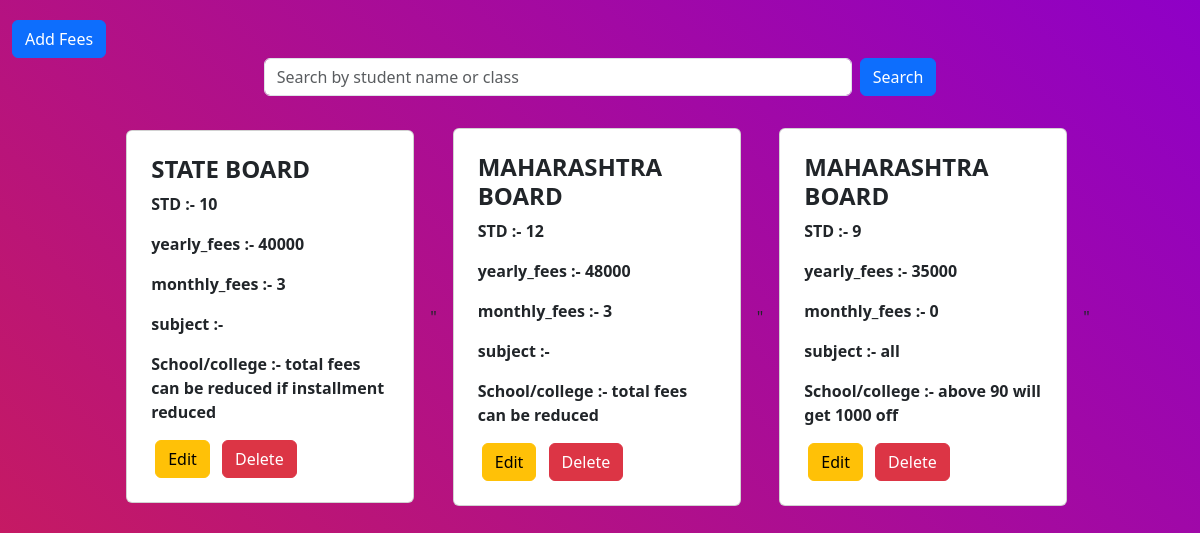
Page /admin_dashboard/fees_chart_crud/fees_chart.php on the earlier database version.
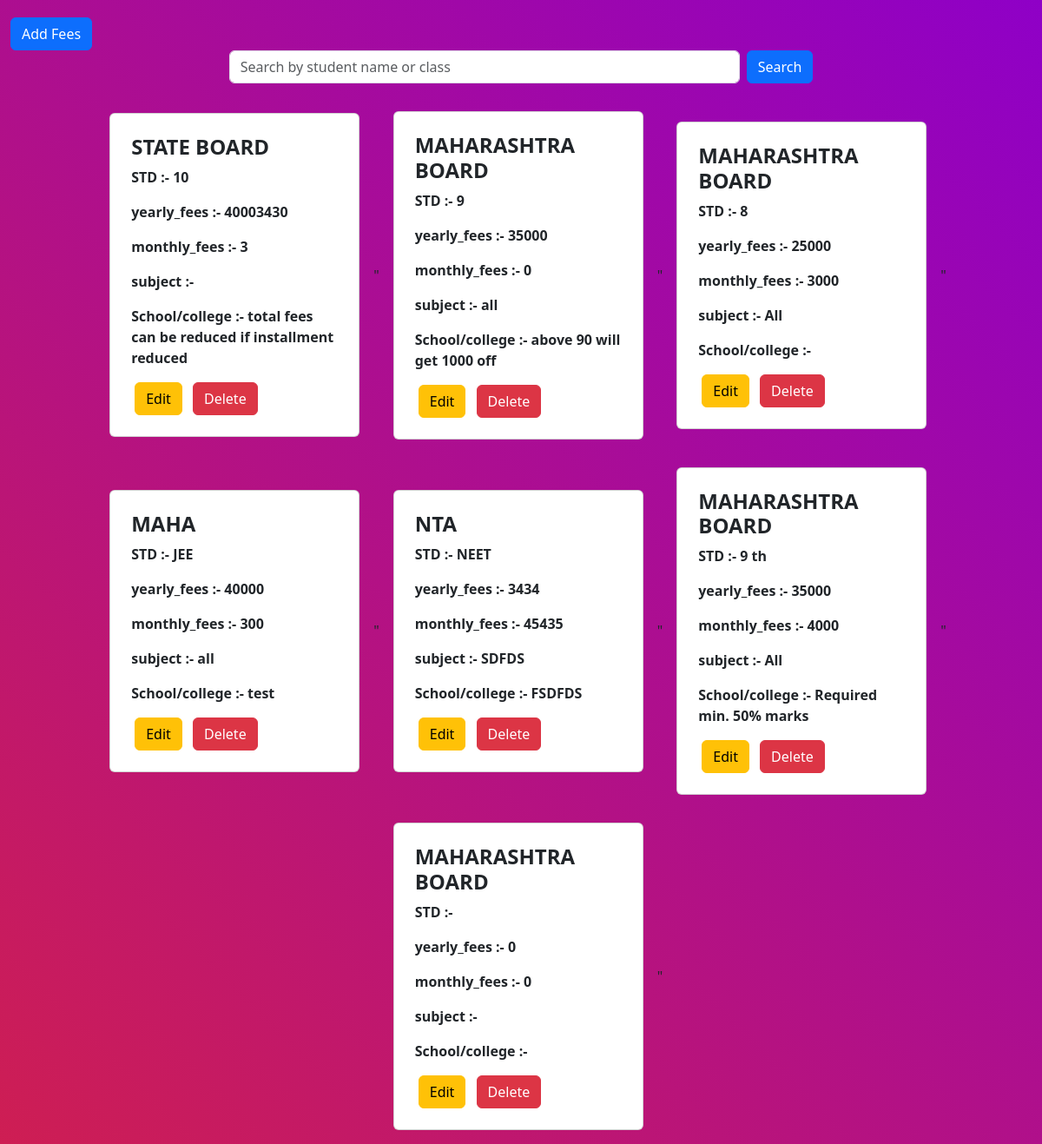
Same page on the later database version.
### tables this page shows
CREATE TABLE `fees_chart` (
  `fc_id` int(11) NOT NULL,
  `board_exam` varchar(50) DEFAULT NULL,
  `std` varchar(50) DEFAULT NULL,
  `yearly_fees` double DEFAULT NULL,
  `monthly_fees` double DEFAULT NULL,
  `remarks` varchar(50) DEFAULT NULL,
  `subject` varchar(100) DEFAULT NULL
);

### admin_dashboard/fees_chart_crud/fees_chart.php (the view, shortened to what this page needs)
<!doctype html>
<html lang="en">
<head>
    <link href="https://cdn.jsdelivr.net/npm/bootstrap@5.3.2/dist/css/bootstrap.min.css" rel="stylesheet" />
</head>
<body class="bg-warning">
    <div class="container-fluid search-bar">
           <a  href="fc_create.php" class="btn btn-primary" target="_blank" type="add">Add Fees </a>
        <form method="GET" action="" class="d-flex justify-content-center">
            <input class="form-control me-2 w-50" type="search" name="search" placeholder="Search by student name or class" aria-label="Search">
            <button class="btn btn-primary" type="submit">Search</button>
        </form>
    </div>
    <main>
        <div class="container-fluid px-2">
            <div class="row ">
                <?php
                include "../database/config.php";
                $search = isset($_GET['search']) ? mysqli_real_escape_string($conn, $_GET['search']) : '';
                $query = "SELECT * FROM fees_chart WHERE board_exam LIKE '%$search%' OR subject LIKE '%$search%' OR std LIKE '%$search%'";
                $result = mysqli_query($conn, $query);
                if(mysqli_num_rows($result) > 0) {
                    echo "<div class='container'><div class='row justify-content-center align-items-center g-1'>";
                    while ($rows = mysqli_fetch_array($result)) {
                        ?>
                        <div class='card col-md-6 col-lg-4 col-xl-3 m-3 p-2' style='max-width: 18rem;'>
                            <div class='card-body'>
                                <h4 class='card-title fw-bolder text-uppercase'><?=$rows['board_exam']?></h4>
                                <p class='card-text fw-bold'>STD :- <?=$rows['std']?></p>
                                <p class='card-text fw-bold'>yearly_fees :- <?=$rows['yearly_fees']?></p>
                                <p class='card-text fw-bold'>monthly_fees :- <?=$rows['monthly_fees']?></p>
                                <p class='card-text fw-bold'>subject :- <?=$rows['subject']?></p>
                                <p class='card-text fw-bold'>School/college :- <?=$rows['remarks']?></p>
                                <a class='btn btn-warning mx-1' href="fc_edit.php?id=<?=$rows['fc_id'];?>" target="_blank" role='button'>Edit</a>
								<form action="code.php" method="POST" class="d-inline"  onsubmit="return confirmDelete()">
                                  <button type="submit" name="delete_fc" value="<?=$rows['fc_id'];?>" class="btn btn-danger mx-1 ">Delete</button>
                                </form>
                            </div>
                        </div>"
                    <?php } ?>
                    </div></div>
              <?php  }
			  else {
                    echo "<p class='text-center' style='color:white'>No records found...</p>";
                }
                ?>
            </div>
        </div>
    </main>
</body>
</html>

### admin_dashboard/fees_chart_crud/fees_chart.php (style rules this page uses)
.card { margin: 20px; }
.search-bar { margin: 20px 0; }
body { background: linear-gradient(45deg, #ce1e53, #8f00c7); min-height: 100vh; }

Differences in the rows shown:
removed fees_chart: board_exam "MAHARASHTRA BOARD", std "12", yearly_fees "48000", monthly_fees "3", remarks "total fees can be reduced", $rows['fc_id'] 2 (drawn)
changed fees_chart "STATE BOARD": yearly_fees "40000" → "40003430"
added fees_chart: board_exam "MAHARASHTRA BOARD", std "8", yearly_fees "25000", monthly_fees "3000", subject "All", $rows['fc_id'] 6 (drawn)
added fees_chart: board_exam "MAHA", std "JEE", yearly_fees "40000", monthly_fees "300", subject "all", remarks "test", $rows['fc_id'] 7 (drawn)
added fees_chart: board_exam "NTA", std "NEET", yearly_fees "3434", monthly_fees "45435", subject "SDFDS", remarks "FSDFDS", $rows['fc_id'] 8 (drawn)
added fees_chart: board_exam "MAHARASHTRA BOARD", std "9 th", yearly_fees "35000", monthly_fees "4000", subject "All", remarks "Required min. 50% marks", $rows['fc_id'] 10 (drawn)
added fees_chart: board_exam "MAHARASHTRA BOARD", yearly_fees "0", monthly_fees "0", $rows['fc_id'] 11 (drawn)
